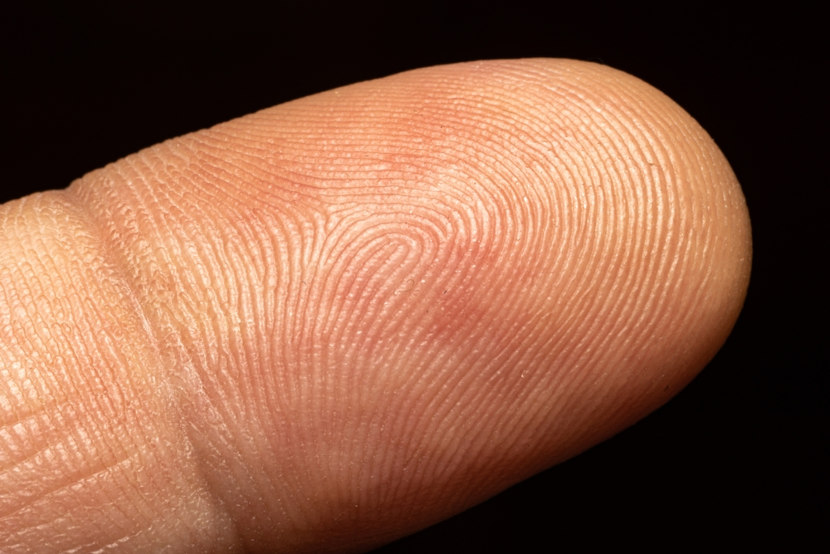
#> input picture digitais/digital-perto.jpg, 830 x 554 px; its folder holds only this picture in this run
$ python Trabalho_final.py
#> lines starting #> are read from the running program, lines starting #| are printed output that depends on the picture; after the words box and inside, x2 and y2 are one past the last pixel; in counts of white or black regions, pixels touching at a corner belong together
import cv2
import numpy as np
from skimage.morphology import skeletonize
import os

# --- 1. FUNÇÃO DE PRÉ-PROCESSAMENTO ---
def pre_processamento_avancado(img):
    # Normalização
    img_norm = cv2.normalize(img, None, 0, 255, cv2.NORM_MINMAX)
    # Median Blur (Sujeira)
    img_noise = cv2.medianBlur(img_norm, 3)
    # CLAHE (Contraste)
    clahe = cv2.createCLAHE(clipLimit=3.0, tileGridSize=(8,8))
    img_clahe = clahe.apply(img_noise)
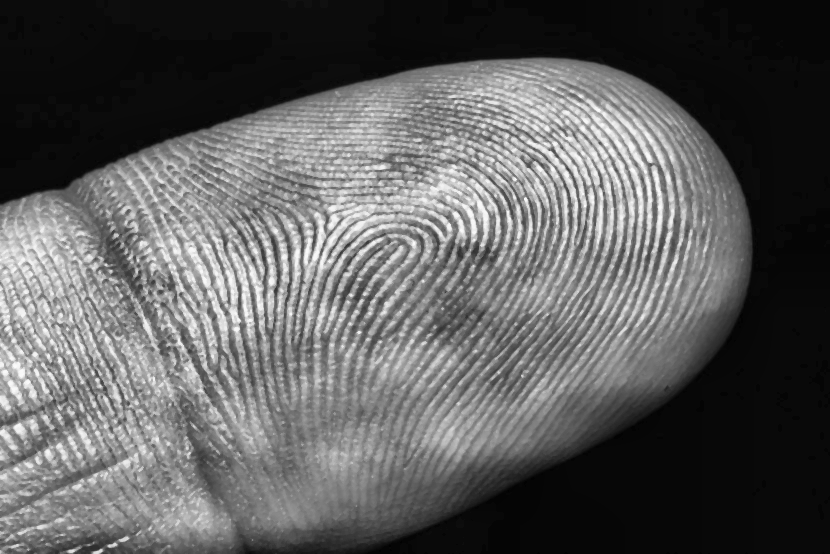
#> img_clahe: shape (554, 830); min 1, max 251, mean 93.5
    # Gaussian Blur (Suavização)
    img_final = cv2.GaussianBlur(img_clahe, (5, 5), 0)
    return img_final

# --- 2. PROCESSAMENTO E SALVAMENTO INDIVIDUAL ---
def processar_e_salvar_separado(caminho_entrada, pasta_raiz_saida, nome_arquivo):
    print(f"--> Processando: {nome_arquivo}...")

    # Criar uma subpasta exclusiva para essa imagem
    # Ex: se o arquivo é "dedo1.jpg", cria a pasta "resultados/dedo1"
    nome_sem_extensao = os.path.splitext(nome_arquivo)[0]
    pasta_destino = os.path.join(pasta_raiz_saida, nome_sem_extensao)

    if not os.path.exists(pasta_destino):
        os.makedirs(pasta_destino)

    # 1. Carregar Original
    img_original = cv2.imread(caminho_entrada, 0)
    if img_original is None: return

    # Salvar 01
    cv2.imwrite(os.path.join(pasta_destino, "01_original.png"), img_original)

    # 2. Pré-processamento
    img_pre = pre_processamento_avancado(img_original)
    # Salvar 02
    cv2.imwrite(os.path.join(pasta_destino, "02_pre_processada.png"), img_pre)

    # 3. Máscara (Convex Hull)
    _, mask_thresh = cv2.threshold(img_pre, 0, 255, cv2.THRESH_BINARY_INV + cv2.THRESH_OTSU)
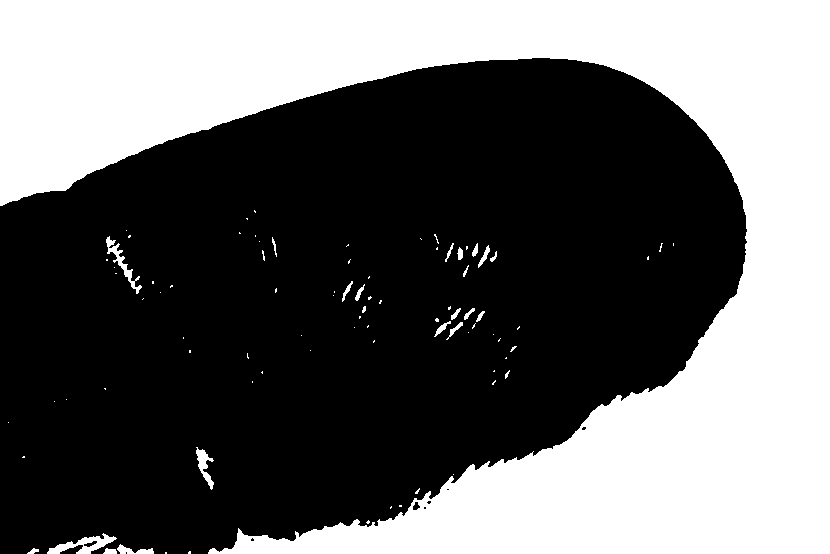
#> mask_thresh: shape (554, 830); 39.7% white; 87 white regions (64 under 20 px), largest, box (x1, y1, x2, y2) and area: (0, 0, 830, 554) 179947, (47, 533, 117, 554) 581, (106, 236, 142, 294) 399
    kernel_mask = cv2.getStructuringElement(cv2.MORPH_ELLIPSE, (21, 21))
    mask_closed = cv2.morphologyEx(mask_thresh, cv2.MORPH_CLOSE, kernel_mask)
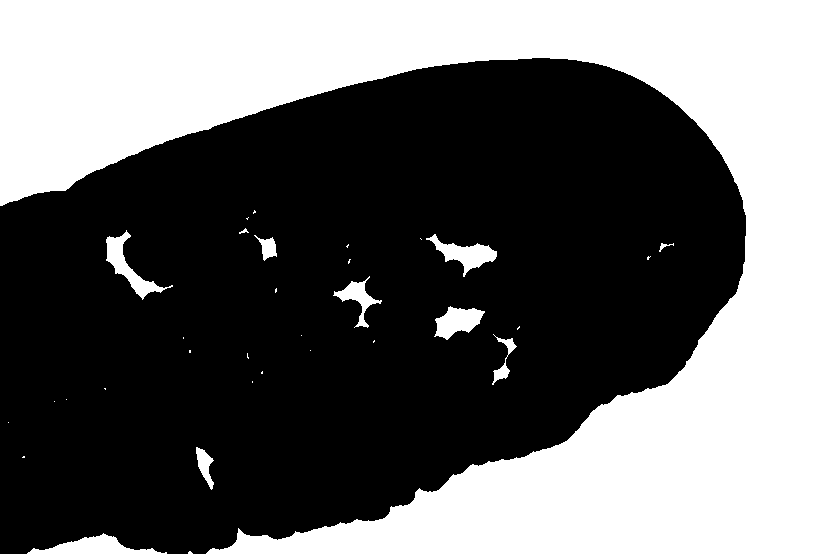
#> mask_closed: shape (554, 830); 40.7% white; 33 white regions (22 under 20 px)
    contours, _ = cv2.findContours(mask_closed, cv2.RETR_EXTERNAL, cv2.CHAIN_APPROX_SIMPLE)
#> contours = 33 contours, 23 with area under 20; largest, box (x1, y1, x2, y2) and area: (0, 0, 830, 554) 179058, (27, 533, 167, 554) 1176, (106, 230, 173, 300) 1048, (426, 234, 497, 277) 1006, (434, 306, 485, 340) 938

    mask_final = np.zeros_like(img_original)
    if contours:
        hull = cv2.convexHull(max(contours, key=cv2.contourArea))
#> hull = [[829, 0], [829, 553], [206, 553], [0, 205], [0, 0]]
        cv2.drawContours(mask_final, [hull], -1, 255, -1)
#> mask_final: shape (554, 830); 92.2% white; 1 black region, box (x1, y1, x2, y2) and area: (0, 206, 206, 554) 35946
        mask_final = cv2.dilate(mask_final, kernel_mask, iterations=2)
#> mask_final: shape (554, 830); 93.9% white; 1 black region, box (x1, y1, x2, y2) and area: (0, 247, 182, 554) 28093

    # Salvar 03 (Opcional, para ver a máscara)
    cv2.imwrite(os.path.join(pasta_destino, "03_mascara_roi.png"), mask_final)

    # 4. Segmentação (C=7)
    img_adapt = cv2.adaptiveThreshold(img_pre, 255,
                                      cv2.ADAPTIVE_THRESH_GAUSSIAN_C,
                                      cv2.THRESH_BINARY_INV,
                                      25, 6)
#> img_adapt: shape (554, 830); 24.4% white; 607 white regions (319 under 20 px), largest, box (x1, y1, x2, y2) and area: (422, 82, 639, 492) 10456, (0, 238, 133, 517) 9133, (0, 50, 758, 417) 6690
    img_masked = cv2.bitwise_and(img_adapt, img_adapt, mask=mask_final)
#> img_masked: shape (554, 830); 21.8% white; 573 white regions (312 under 20 px), largest, box (x1, y1, x2, y2) and area: (422, 82, 639, 492) 10456, (0, 50, 758, 417) 6690, (367, 110, 573, 468) 6147

    # Salvar 04
    cv2.imwrite(os.path.join(pasta_destino, "04_segmentacao_bruta.png"), img_masked)

    # 5. Morfologia (Limpeza)
    kernel_morf = cv2.getStructuringElement(cv2.MORPH_ELLIPSE, (3, 3))
    img_open = cv2.morphologyEx(img_masked, cv2.MORPH_OPEN, kernel_morf)
#> img_open: shape (554, 830); 20.6% white; 646 white regions (271 under 20 px), largest, box (x1, y1, x2, y2) and area: (0, 50, 758, 402) 6622, (555, 79, 670, 420) 3194, (169, 206, 255, 437) 2959
    img_closed = cv2.morphologyEx(img_open, cv2.MORPH_CLOSE, kernel_morf)
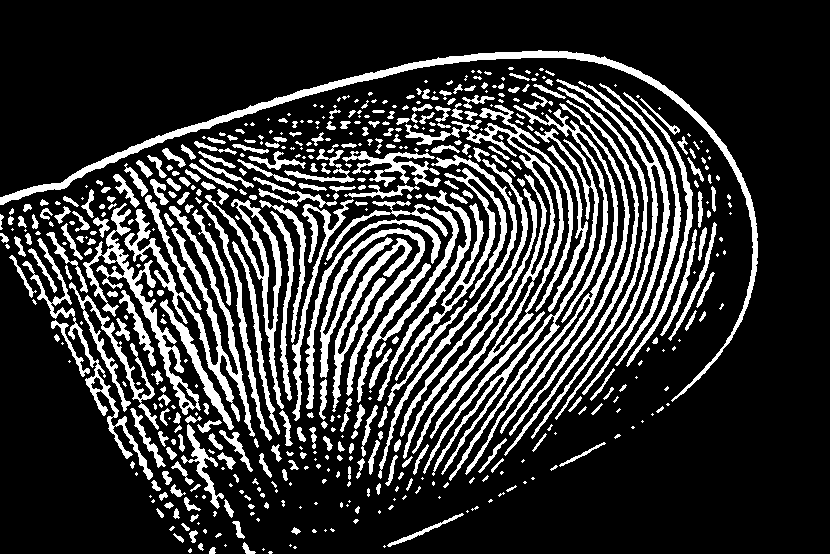
#> img_closed: shape (554, 830); 20.8% white; 533 white regions (231 under 20 px), largest, box (x1, y1, x2, y2) and area: (0, 50, 758, 402) 6630, (412, 105, 573, 454) 5413, (124, 206, 255, 437) 4032

    # Salvar 05
    cv2.imwrite(os.path.join(pasta_destino, "05_morfologia_limpa.png"), img_closed)

    # 6. Esqueletização
    skeleton = skeletonize(img_closed > 0)
#> skeleton: shape (554, 830) bool; 4.3% white in thin lines or dots, all inside (x1, y1, x2, y2) = (0, 54, 756, 553)
    skeleton_uint8 = (skeleton * 255).astype(np.uint8)

    # Salvar 06
    cv2.imwrite(os.path.join(pasta_destino, "06_esqueleto.png"), skeleton_uint8)

    # 7. Minúcias
    esqueleto_norm = skeleton_uint8 // 255
    kernel_vizinhos = np.array([[1, 1, 1], [1, 0, 1], [1, 1, 1]], dtype=np.uint8)
    vizinhos = cv2.filter2D(esqueleto_norm, -1, kernel_vizinhos) * esqueleto_norm

    terminacoes = (vizinhos == 1)
#> terminacoes: shape (554, 830) bool; 0.26% white in thin lines or dots, all inside (x1, y1, x2, y2) = (0, 68, 731, 553)
    bifurcacoes = (vizinhos == 3)
#> bifurcacoes: shape (554, 830) bool; 0.17% white in thin lines or dots, all inside (x1, y1, x2, y2) = (0, 88, 685, 552)

    mask_minucias = cv2.erode(mask_final, kernel_mask, iterations=3)
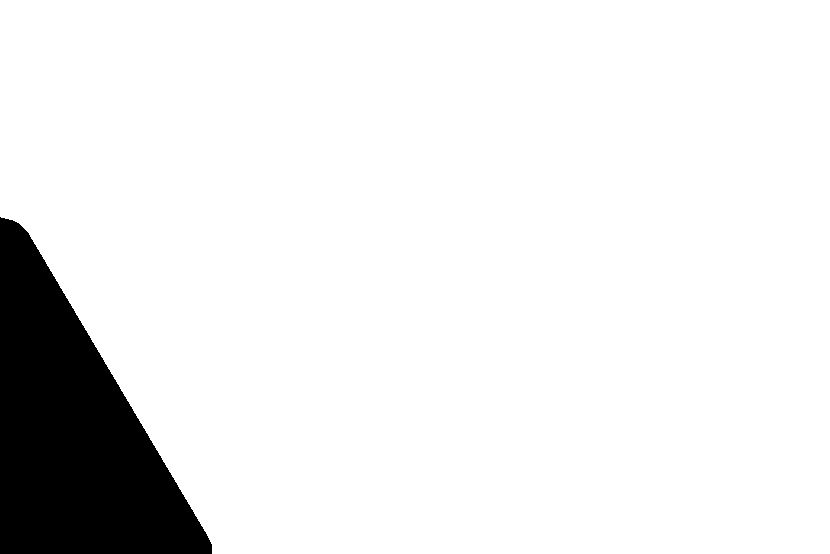
#> mask_minucias: shape (554, 830); 91.3% white; 1 black region, box (x1, y1, x2, y2) and area: (0, 217, 212, 554) 39820
    terminacoes = terminacoes & (mask_minucias > 0)
    bifurcacoes = bifurcacoes & (mask_minucias > 0)

    # Desenhar na imagem colorida
    res_visual = cv2.cvtColor(skeleton_uint8, cv2.COLOR_GRAY2BGR)
    y, x = np.where(terminacoes)
#> y = 1104 values from 68 to 552; x = 1104 values, max 730 at index 538, min 0 at index 562, mean 347.3
    for px, py in zip(x, y): cv2.circle(res_visual, (px, py), 2, (0, 0, 255), 1) # Vermelho
#> this loop made 1104 passes
#> (px, py) on passes 1 to 3: (509, 68), (512, 68), (540, 69)
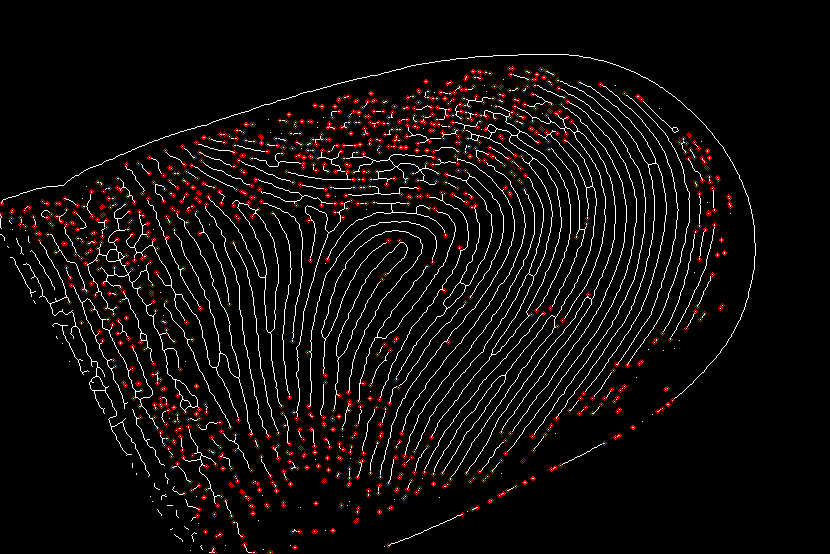
#> res_visual: shape (554, 830, 3); mean B, G, R 10.4, 10.4, 15.2
    y, x = np.where(bifurcacoes)
#> y = 712 values from 88 to 551; x = 712 values, max 684 at index 174, min 0 at index 334, mean 317.9
    for px, py in zip(x, y): cv2.circle(res_visual, (px, py), 2, (255, 0, 0), 1) # Azul
#> this loop made 712 passes
#> (px, py) on passes 1 to 3: (458, 88), (459, 88), (460, 88)
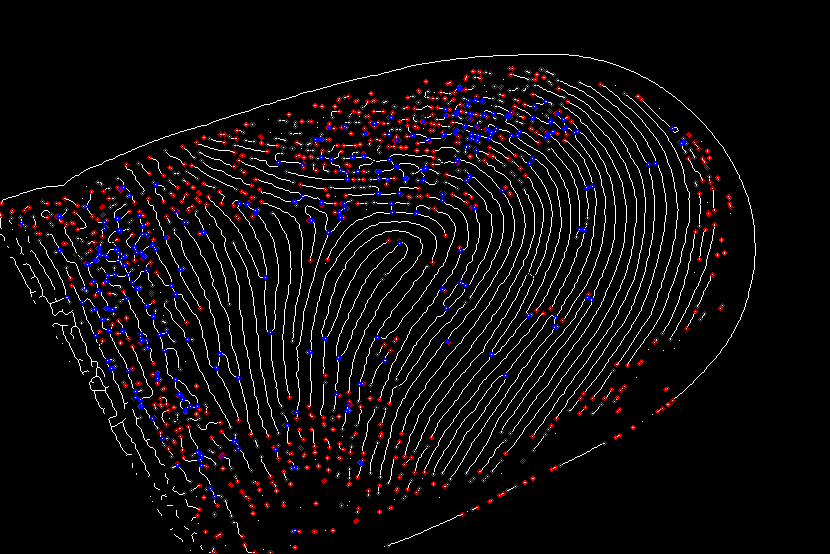
#> res_visual: shape (554, 830, 3); 1.06% of pixels changed, all inside (x1, y1, x2, y2) = (0, 86, 687, 554)

    # Salvar 07 (Resultado Final)
    cv2.imwrite(os.path.join(pasta_destino, "07_resultado_final.png"), res_visual)

# --- 3. LOOP PRINCIPAL ---
def processar_lote():
    pasta_entrada = "digitais"
    pasta_saida = "resultados_separados"

    if not os.path.exists(pasta_entrada):
        print(f"Crie a pasta '{pasta_entrada}' e coloque as imagens lá.")
        return

    if not os.path.exists(pasta_saida):
        os.makedirs(pasta_saida)

    arquivos = os.listdir(pasta_entrada)
    validos = ('.jpg', '.png', '.jpeg', '.tif', '.bmp')

    contador = 0
    for arq in arquivos:
        if arq.lower().endswith(validos):
            processar_e_salvar_separado(os.path.join(pasta_entrada, arq), pasta_saida, arq)
            contador += 1

    print(f"\nConcluído! {contador} imagens processadas.")
    print(f"Verifique a pasta '{pasta_saida}'. Cada imagem tem sua própria subpasta.")

if __name__ == "__main__":
    processar_lote()

$ run again, on digitais/digital-perto2.jpg
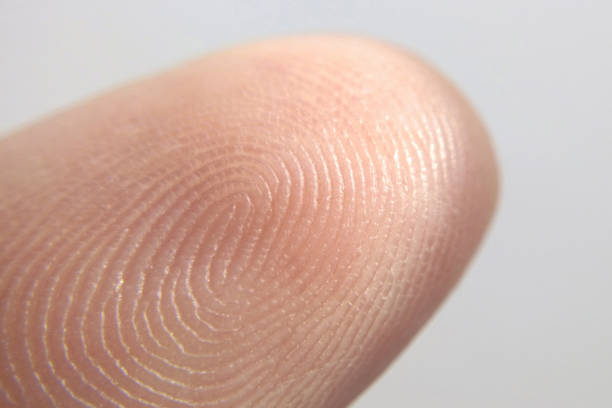
#> input picture digitais/digital-perto2.jpg, 612 x 408 px
#> in processar_e_salvar_separado, `_, mask_thresh = cv2.threshold(img_pre, 0, 255, cv2.THRESH_BINARY_INV ..`:
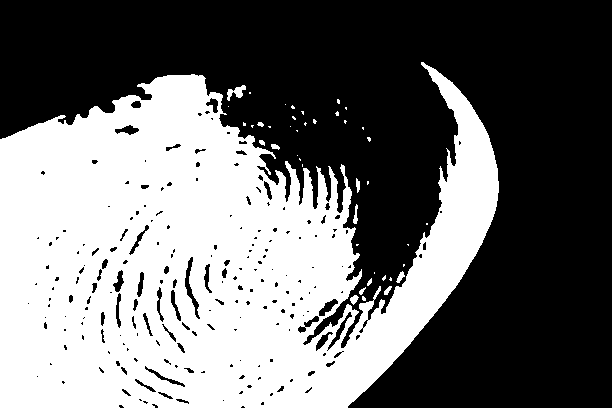
#> mask_thresh: shape (408, 612); 44.1% white; 43 white regions (31 under 20 px), largest, box (x1, y1, x2, y2) and area: (0, 62, 499, 408) 109255, (227, 85, 246, 101) 144, (353, 204, 358, 224) 58
#> mask_closed: shape (408, 612); 48.3% white; 6 white regions (3 under 20 px)
#> contours = 6 contours, 3 with area under 20; largest, box (x1, y1, x2, y2) and area: (0, 62, 499, 408) 119158, (287, 105, 317, 132) 300, (335, 99, 347, 124) 120
#> hull = contour of 40 points, box (x1, y1, x2, y2) (0, 62, 499, 408), area 147389
#> img_adapt: shape (408, 612); 21.6% white; 440 white regions (181 under 20 px), largest, box (x1, y1, x2, y2) and area: (85, 172, 361, 408) 7908, (338, 39, 498, 408) 3925, (161, 191, 306, 353) 2866
#> img_masked: shape (408, 612); 21.5% white; 432 white regions (174 under 20 px), largest, box (x1, y1, x2, y2) and area: (85, 172, 361, 408) 7908, (338, 43, 498, 408) 3883, (161, 191, 306, 353) 2866
#> img_open: shape (408, 612); 20.7% white; 423 white regions (122 under 20 px), largest, box (x1, y1, x2, y2) and area: (338, 43, 498, 408) 3764, (120, 175, 353, 386) 3272, (47, 158, 190, 408) 2348
#> img_closed: shape (408, 612); 20.9% white; 393 white regions (114 under 20 px), largest, box (x1, y1, x2, y2) and area: (338, 43, 498, 408) 3860, (120, 172, 353, 386) 3353, (85, 175, 192, 408) 2573
#> skeleton: shape (408, 612) bool; 3.5% white in thin lines or dots, all inside (x1, y1, x2, y2) = (0, 44, 495, 408)
#> mask_minucias: shape (408, 612); 55.9% white; 1 black region, box (x1, y1, x2, y2) and area: (0, 0, 612, 408) 110093
#> in processar_e_salvar_separado, `y, x = np.where(terminacoes)`: y = 762 values from 77 to 407; x = 762 values, max 470 at index 422, min 0 at index 340, mean 256.4
#> the loop in processar_e_salvar_separado, `for px, py in zip(x, y): cv2.circle(res_visual, (px, py), 2, (0, 0, 25..` made 762 passes
#> (px, py) on passes 1 to 3: (321, 77), (343, 79), (367, 81)
#> in processar_e_salvar_separado, `y, x = np.where(bifurcacoes)`: y = 444 values from 118 to 407; x = 444 values, max 461 at index 1, min 0 at index 45, mean 169.1
#> the loop in processar_e_salvar_separado, `for px, py in zip(x, y): cv2.circle(res_visual, (px, py), 2, (255, 0, ..` made 444 passes
#> (px, py) on passes 1 to 3: (460, 118), (461, 118), (104, 133)
#> after the loop in processar_e_salvar_separado, `for px, py in zip(x, y): cv2.circle(res_visual, (px, py), 2, (255, 0, ..`:
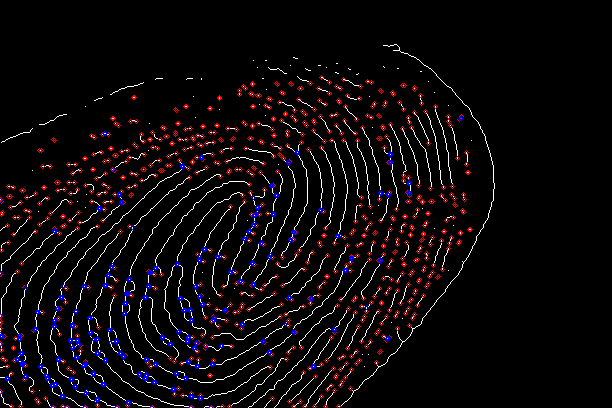
#> res_visual: shape (408, 612, 3); mean B, G, R 10.6, 7.5, 13.3
